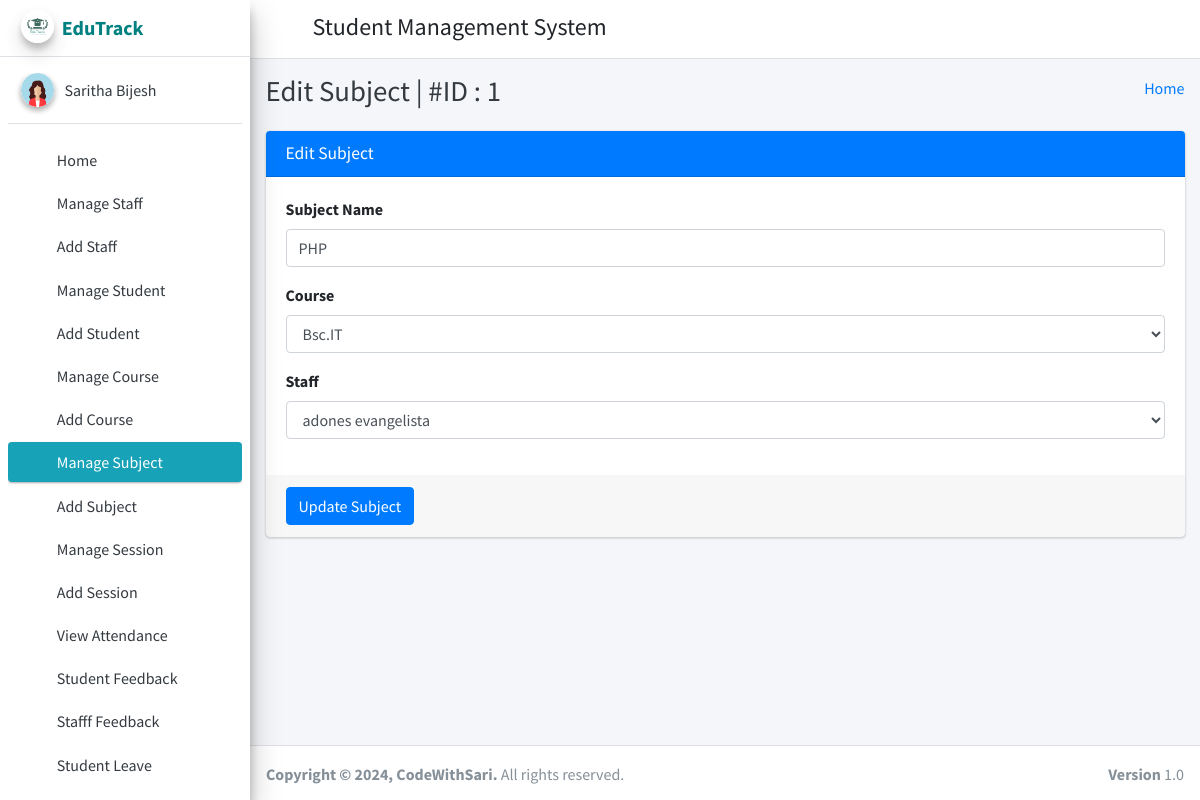
The page /edit_subject/1/ (signed in) on the database its author committed.
### student_management_app/models.py (models this page shows)
class CustomUser(AbstractUser):
    user_type_data = ((1, "HOD"), (2, "Staff"), (3, "Student"))
    user_type = models.CharField(default=1, choices=user_type_data, max_length=10)

class Subjects(models.Model):
    id =models.AutoField(primary_key=True)
    subject_name = models.CharField(max_length=255)
    course_id = models.ForeignKey(Courses, on_delete=models.CASCADE, default=1) #need to give defauult course
    staff_id = models.ForeignKey(CustomUser, on_delete=models.CASCADE)
    created_at = models.DateTimeField(auto_now_add=True)
    updated_at = models.DateTimeField(auto_now=True)
    objects = models.Manager()

class Courses(models.Model):
    id = models.AutoField(primary_key=True)
    course_name = models.CharField(max_length=255)
    created_at = models.DateTimeField(auto_now_add=True)
    updated_at = models.DateTimeField(auto_now=True)
    objects = models.Manager()

### student_management_app/HodViews.py (the view)
# urls.py: path('edit_subject/<subject_id>/', HodViews.edit_subject, name="edit_subject"),
def edit_subject(request, subject_id):
    subject = Subjects.objects.get(id=subject_id)
    courses = Courses.objects.all()
    staffs = CustomUser.objects.filter(user_type='2')
    context = {
        "subject": subject,
        "courses": courses,
        "staffs": staffs,
        "id": subject_id
    }
    return render(request, 'hod_template/edit_subject_template.html', context)

### student_management_app/LoginCheckMiddleWare.py (called while the page is built, shortened)
    def process_view(self, request, view_func, view_args, view_kwargs):
        modulename = view_func.__module__
        user = request.user
        if user.is_authenticated:
            if user.user_type == "1":
                if modulename == "student_management_app.HodViews":
                    pass
                elif modulename == "student_management_app.views" or modulename == "django.views.static":
                    pass
                else:
                    return redirect("admin_home")
            else:
                return redirect("login")
        else:
            if request.path == reverse("login") or request.path == reverse("doLogin"):
                pass
            else:
                return redirect("login")

### student_management_app/templates/hod_template/edit_subject_template.html (shortened to what this page needs)
{% extends 'hod_template/base_template.html' %}
{% block page_title %}
    Edit Subject | #ID : {{ subject.id }}
{% endblock page_title %}
{% block main_content %}
{% load static %}
<section class="content">
        <div class="container-fluid">
            <div class="row">
                <div class="col-md-12">
                    <div class="card card-primary">
                    <div class="card-header">
                        <h3 class="card-title">Edit Subject</h3>
                    </div>
                    <form role="form" method="POST" action="{% url 'edit_subject_save' %}">
                        <div class="card-body">
                            <div class="form-group">
                                <label>Subject Name </label>
                                <input type="text" class="form-control" name="subject" value="{{ subject.subject_name }}">
                            </div>
                            <div class="form-group">
                                <label>Course </label>
                                <select class="form-control" name="course">
                                    {% for course in courses %}
                                        <option value="{{ course.id }}" {% if course.id == subject.course_id.id %} selected {% endif %}>{{ course.course_name }}</option>
                                    {% endfor %}
                                </select>
                            </div>
                            <div class="form-group">
                                <label>Staff </label>
                                <select class="form-control" name="staff">
                                    {% for staff in staffs %}
                                        <option value="{{ staff.id }}" {% if staff.id == subject.staff_id.id %} selected {% endif %}>{{ staff.first_name }} {{ staff.last_name }}</option>
                                    {% endfor %}
                                </select>
                            </div>
                        </div>
                        <div class="card-footer">
                        <button type="submit" class="btn btn-primary">Update Subject</button>
                        </div>
                    </form>
                    </div>
                </div>
            </div>
        </div>
      </section>
  {% endblock main_content %}

### student_management_app/templates/hod_template/sidebar_template.html (shortened to what this page needs)
{% load static %}
<aside class="main-sidebar sidebar-light-info elevation-4">
      <a href="{% url 'admin_home' %}" class="brand-link">
        <img src="{% static 'dist/img/edutracklogo.jpeg' %}" alt="EduTrackLogo" class="brand-image img-circle elevation-3"
            style="opacity: .8">
        <span class="brand-text font-weight-bold" style="color: teal;">EduTrack</span>
      </a>
      <div class="sidebar">
        <div class="user-panel mt-3 pb-3 mb-3 d-flex">
          <div class="image">
            <img src="{% static 'dist/img/profpicgirl1.png' %}" class="img-circle elevation-2" alt="User Image">
          </div>
          <div class="info">
            <a href="{% url 'admin_profile' %}" class="d-block">{{ user.first_name }} {{ user.last_name }}</a>
          </div>
        </div>
        <nav class="mt-2">
          <ul class="nav nav-pills nav-sidebar flex-column" data-widget="treeview" role="menu" data-accordion="false">
            <li class="nav-item">
              {% url 'admin_home' as admin_home %}
              <a href="{{ admin_home }}" class="nav-link {% if request.path == admin_home %} active {% endif %}">
                <i class="nav-icon fas fa-tachometer-alt"></i>
                <p>
                  Home
                </p>
              </a>
            </li>
            <li class="nav-item">
              {% url 'manage_staff' as manage_staff %}
              {% url 'edit_staff' staff_id=id as edit_staff %}
              <a href="{{ manage_staff }}" class="nav-link {% if request.path == manage_staff %} active {% endif %} {% if request.path == edit_staff %} active {% endif %}">
                <i class="nav-icon fas fa-chalkboard-teacher"></i>
                <p>
                  Manage Staff
                </p>
              </a>
            </li>
            <li class="nav-item">
              {% url 'add_staff' as add_staff %}
              <a href="{{ add_staff }}" class="nav-link {% if request.path == add_staff %} active {% endif %}">
                <i class="nav-icon fas fa-th"></i>
                <p>
                  Add Staff
                </p>
              </a>
            </li>
            <li class="nav-item">
              {% url 'manage_student' as manage_student %}
              {% url 'edit_student' student_id=id as edit_student %}
              <a href="{{ manage_student }}" class="nav-link {% if request.path == manage_student %} active {% endif %} {% if request.path == edit_student %} active {% endif %}">
                <i class="nav-icon fas fa-user-graduate"></i>
                <p>
                  Manage Student
                </p>
              </a>
            </li>
            <li class="nav-item">
              {% url 'add_student' as add_student %}
              <a href="{{ add_student }}" class="nav-link {% if request.path == add_student %} active {% endif %}">
                <i class="nav-icon fas fa-th"></i>
                <p>
                  Add Student
                </p>
              </a>
            </li>
            <li class="nav-item">
              {% url 'manage_course' as manage_course %}
              {% url 'edit_course' course_id=id as edit_course %}
              <a href="{{ manage_course }}" class="nav-link {% if request.path == manage_course %} active {% endif %} {% if request.path == edit_course %} active {% endif %}">
                <i class="nav-icon fas fa-chalkboard"></i>
                <p>
                  Manage Course
                </p>
              </a>
            </li>
            <li class="nav-item">
            {% url 'add_course' as add_course %}
              <a href="{{ add_course }}" class="nav-link {% if request.path == add_course %} active {% endif %}">
                <i class="nav-icon fas fa-th"></i>
                <p>
                  Add Course
                </p>
              </a>
            </li>
            <li class="nav-item">
              {% url 'manage_subject' as manage_subject %}
              {% url 'edit_subject' subject_id=id as edit_subject %}
              <a href="{{ manage_subject }}" class="nav-link {% if request.path == manage_subject %} active {% endif %} {% if request.path == edit_subject %} active {% endif %}">
                <i class="nav-icon fas fa-book"></i>
                <p>
                  Manage Subject
                </p>
              </a>
            </li>
            <li class="nav-item">
              {% url 'add_subject' as add_subject %}
              <a href="{{ add_subject }}" class="nav-link {% if request.path == add_subject %} active {% endif %}">
                <i class="nav-icon fas fa-th"></i>
                <p>
                  Add Subject
                </p>
              </a>
            </li>
            <li class="nav-item">
              {% url 'manage_session' as manage_session %}
              {% url 'edit_session' session_id=id as edit_session %}
              <a href="{{ manage_session }}" class="nav-link {% if request.path == manage_session %} active {% endif %} {% if request.path == edit_session %} active {% endif %}">
                <i class="nav-icon fas fa-graduation-cap"></i>
                <p>
                  Manage Session
                </p>
              </a>
            </li>
            <li class="nav-item">
              {% url 'add_session' as add_session %}
              <a href="{{ add_session }}" class="nav-link {% if request.path == add_session %} active {% endif %}">
                <i class="nav-icon fas fa-th"></i>
                <p>
                  Add Session
                </p>
              </a>
            </li>
            <li class="nav-item">
              {% url 'admin_view_attendance' as admin_view_attendance %}
              <a href="{{ admin_view_attendance }}" class="nav-link {% if request.path == admin_view_attendance %} active {% endif %}">
                <i class="nav-icon fas fa-calendar-alt"></i>
                <p>
                  View Attendance
                </p>
              </a>
            </li>
            <li class="nav-item">
              {% url 'student_feedback_message' as student_feedback_message %}
              <a href="{{ student_feedback_message }}" class="nav-link {% if request.path == student_feedback_message %} active {% endif %}">
                <i class="nav-icon fas fa-th"></i>
                <p>
                  Student Feedback
                </p>
              </a>
            </li>
            <li class="nav-item">
              {% url 'staff_feedback_message' as staff_feedback_message %}
              <a href="{{ staff_feedback_message }}" class="nav-link {% if request.path == staff_feedback_message %} active {% endif %}">
                <i class="nav-icon fas fa-th"></i>
                <p>
                  Stafff Feedback
                </p>
              </a>
            </li>
            <li class="nav-item">
              {% url 'student_leave_view' as student_leave_view %}
              <a href="{{ student_leave_view }}" class="nav-link {% if request.path == student_leave_view %} active {% endif %}">
                <i class="nav-icon fas fa-th"></i>
                <p>
                  Student Leave
                </p>
              </a>
            </li>
            <li class="nav-item">
              {% url 'staff_leave_view' as staff_leave_view %}
              <a href="{{ staff_leave_view }}" class="nav-link {% if request.path == staff_leave_view %} active {% endif %}">
                <p>
                </p>
              </a>
            </li>
          </ul>
        </nav>
      </div>
    </aside>

### rows shown on the page
CustomUser: first_name "Saritha", last_name "Bijesh"
Subjects: id "1", subject "PHP", course "Bsc.IT", staff "adones evangelista"
